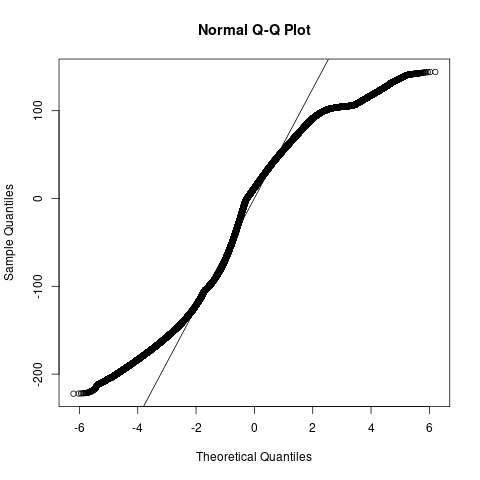

The script that saved this image:
library(rmarkdown)
library(tidyverse)
library(data.table)
library(readr)
library(ggpubr)
library(betareg)
library(lmtest)
library(MASS)
library(bbmle)
library(pscl)

alldata = readr::read_csv("/scratch/ec3307/recycling-Java/output/joined_model_data.csv")

parameters = c("max_use_intensity", "max_artifact_carry", "max_flake_size","max_nodules_size", "blank_prob", "scavenge_prob", "overlap","mu", "size_preference", "flake_preference","min_suitable_flake_size", "min_suitable_nodule_size", "strict_selection")

outputs = c("num.scav.events","total.recycled", "num.deposits",	"total.encounters",	"total.discards",	"total.manu.events", "total.retouches", "total.CR",	"total.RI")

move_outputs = c("num.deposits", "total.encounters")
scavenge_outputs = c("num.scav.events", "total.recycled", "total.discards", "total.manu.events", "total.retouches")


#alldata = read_csv("~/eclipse-workspace/recycling-Java/output/sub_model.csv")

alldata = alldata[alldata$size != "size",]

alldata = alldata[!is.na(alldata$max_artifact_carry),]

## total.encounters -- uniform
distTE = alldata[!is.na(alldata$total.encounters) & !is.nan(alldata$total.encounters),]

nTE = lm(total.encounters ~ model_year + max_use_intensity  + max_artifact_carry + max_flake_size + max_nodules_size + blank_prob + scavenge_prob + overlap + mu + size_preference + flake_preference + min_suitable_flake_size + min_suitable_nodule_size + strict_selection, data = distTD)

png(filename = "total-encounters-linear-reg.png")
qqnorm(residuals(nTE))
qqline(residuals(nTE))
dev.off()

coeftest(nTE)
